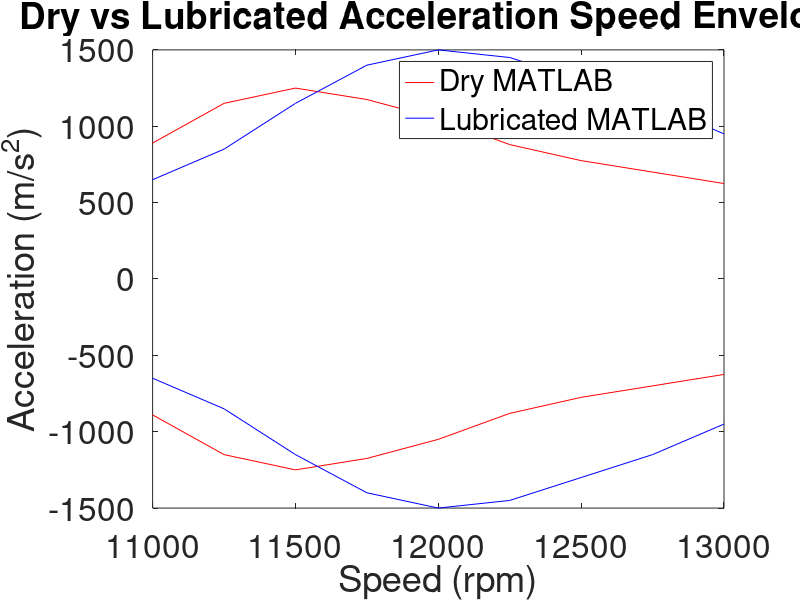

Write MATLAB code to recreate this figure.
drymax = [890 1150 1250 1175 1050 880 775 700 625];
drymin = [-890 -1150  -1250 -1175 -1050 -880 -775 -700 -625];

lubmax = [650 850 1150 1400 1500 1450 1300 1150 950];
lubmin = [-650 -850 -1150 -1400 -1500 -1450 -1300 -1150 -950];

speed = [11000 11250 11500 11750 12000 12250 12500 12750 13000];


figure(1)
plot(speed,drymax,'r',speed,lubmax,'b',speed,drymin,'r',speed,lubmin,'b')
set(gca,'FontSize',24)
title('Dry vs Lubricated Acceleration Speed Envelope')
xlabel ('Speed (rpm)')
ylabel ('Acceleration (m/s^2)')
legend ('Dry MATLAB','Lubricated MATLAB')

